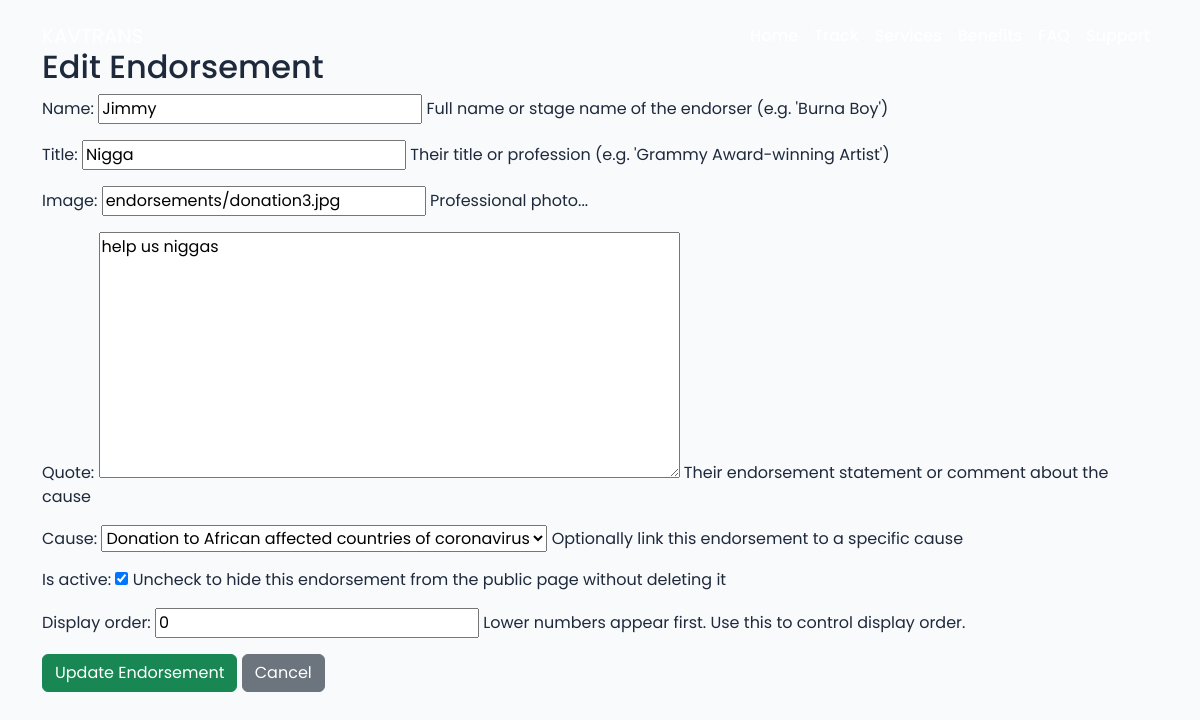
/dashboard/endorsements/edit/5/, run on the app's committed database.
### core/models.py (models this page shows, shortened)
class CelebrityEndorsement(models.Model):
    name = models.CharField(
        max_length=150,
        help_text="Full name or stage name of the endorser (e.g. 'Burna Boy')"
    )
    title = models.CharField(
        max_length=200,
        blank=True,
        help_text="Their title or profession (e.g. 'Grammy Award-winning Artist')"
    )
    image = CloudinaryField(
    'image',
    folder='endorsements',
    help_text="Professional photo..."
)
    quote = models.TextField(
        help_text="Their endorsement statement or comment about the cause"
    )
    cause = models.ForeignKey(
        'DonationCause',
        on_delete=models.SET_NULL,
        null=True,
        blank=True,
        related_name='endorsements',
        help_text="Optionally link this endorsement to a specific cause"
    )
    is_active = models.BooleanField(
        default=True,
        help_text="Uncheck to hide this endorsement from the public page without deleting it"
    )
    display_order = models.PositiveIntegerField(
        default=0,
        help_text="Lower numbers appear first. Use this to control display order."
    )
    created_at = models.DateTimeField(auto_now_add=True)
    class Meta:
        ordering = ['display_order', '-created_at']
        verbose_name = 'Celebrity Endorsement'
        verbose_name_plural = 'Celebrity Endorsements'

class DonationCause(models.Model):
    title = models.CharField(max_length=200)
    description = models.TextField()
    image = CloudinaryField('image', blank=True, null=True)  # <- use CloudinaryField
    target_amount = models.DecimalField(max_digits=10, decimal_places=2)
    amount_raised = models.DecimalField(max_digits=10, decimal_places=2, default=0)
    is_active = models.BooleanField(default=True)
    created_at = models.DateTimeField(auto_now_add=True)
    def __str__(self):
        return self.title

### core/views.py (the view)
# urls.py: path('dashboard/endorsements/edit/<int:pk>/', views.edit_endorsement, name='edit_endorsement'),
def edit_endorsement(request, pk):
    endorsement = get_object_or_404(CelebrityEndorsement, pk=pk)
    form = CelebrityEndorsementForm(request.POST or None, request.FILES or None, instance=endorsement)
    if form.is_valid():
        form.save()
        return redirect('manage_endorsements')
    return render(request, "dashboard/edit_endorsement.html", {
        "form": form
    })

### core/forms.py
class CelebrityEndorsementForm(forms.ModelForm):
    class Meta:
        model = CelebrityEndorsement
        fields = [
            'name',
            'title',
            'image',
            'quote',
            'cause',
            'is_active',
            'display_order'
        ]

### templates/dashboard/edit_endorsement.html (shortened to what this page needs)
{% extends "base.html" %}
{% block content %}
<div class="container py-5">
    <h2>Edit Endorsement</h2>
    <form method="POST" enctype="multipart/form-data">
        {{ form.as_p }}
        <button class="btn btn-success">
            Update Endorsement
        </button>
        <a href="{% url 'manage_endorsements' %}" class="btn btn-secondary">
            Cancel
        </a>
    </form>
</div>
{% endblock %}

### templates/base.html (style rules this page uses)
:root { --primary:#0f172a; --accent:#ff6b00; --light:#f8fafc; --text:#1e293b; }
body { font-family:'Poppins', sans-serif; background:var(--light); margin:0; color:var(--text); }

### data on the page
CelebrityEndorsement: name "Jimmy", title "Nigga", image "endorsements/donation3.jpg", quote "help us niggas", cause "Donation to African affected countries of coronavirus", is_active "☑", display_order "0"
